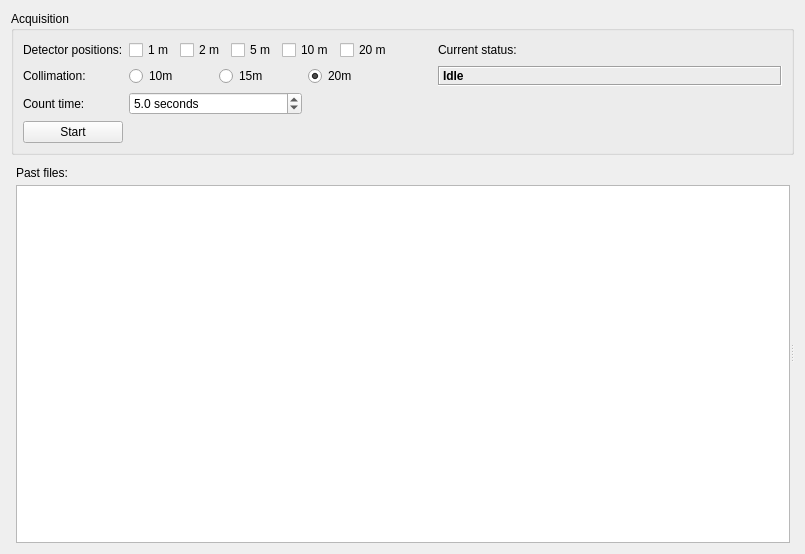
<?xml version="1.0" encoding="UTF-8"?>
<ui version="4.0">
 <class>Form</class>
 <widget class="QWidget" name="Form">
  <property name="geometry">
   <rect>
    <x>0</x>
    <y>0</y>
    <width>805</width>
    <height>554</height>
   </rect>
  </property>
  <property name="sizePolicy">
   <sizepolicy hsizetype="Preferred" vsizetype="Fixed">
    <horstretch>0</horstretch>
    <verstretch>0</verstretch>
   </sizepolicy>
  </property>
  <property name="windowTitle">
   <string>Live data</string>
  </property>
  <layout class="QVBoxLayout" name="verticalLayout">
   <item>
    <widget class="QGroupBox" name="groupBox">
     <property name="sizePolicy">
      <sizepolicy hsizetype="Preferred" vsizetype="Fixed">
       <horstretch>0</horstretch>
       <verstretch>0</verstretch>
      </sizepolicy>
     </property>
     <property name="title">
      <string>Acquisition</string>
     </property>
     <layout class="QGridLayout" name="gridLayout">
      <item row="0" column="0">
       <widget class="QLabel" name="label_4">
        <property name="text">
         <string>Detector positions:</string>
        </property>
       </widget>
      </item>
      <item row="1" column="2">
       <widget class="QRadioButton" name="coll15">
        <property name="text">
         <string>15m</string>
        </property>
       </widget>
      </item>
      <item row="1" column="1">
       <widget class="QRadioButton" name="coll10">
        <property name="text">
         <string>10m</string>
        </property>
       </widget>
      </item>
      <item row="1" column="3">
       <widget class="QRadioButton" name="coll20">
        <property name="text">
         <string>20m</string>
        </property>
        <property name="checked">
         <bool>true</bool>
        </property>
       </widget>
      </item>
      <item row="2" column="1" colspan="2">
       <widget class="QDoubleSpinBox" name="ctime">
        <property name="suffix">
         <string> seconds</string>
        </property>
        <property name="decimals">
         <number>1</number>
        </property>
        <property name="maximum">
         <double>100000.000000000000000</double>
        </property>
        <property name="value">
         <double>5.000000000000000</double>
        </property>
       </widget>
      </item>
      <item row="1" column="0">
       <widget class="QLabel" name="label_5">
        <property name="text">
         <string>Collimation:</string>
        </property>
       </widget>
      </item>
      <item row="3" column="0">
       <widget class="QPushButton" name="start">
        <property name="text">
         <string>Start</string>
        </property>
       </widget>
      </item>
      <item row="2" column="0">
       <widget class="QLabel" name="label_2">
        <property name="text">
         <string>Count time:</string>
        </property>
       </widget>
      </item>
      <item row="0" column="5">
       <widget class="QLabel" name="label_3">
        <property name="text">
         <string>Current status:</string>
        </property>
       </widget>
      </item>
      <item row="1" column="5">
       <widget class="QLabel" name="curstatus">
        <property name="sizePolicy">
         <sizepolicy hsizetype="Expanding" vsizetype="Preferred">
          <horstretch>0</horstretch>
          <verstretch>0</verstretch>
         </sizepolicy>
        </property>
        <property name="font">
         <font>
          <weight>75</weight>
          <bold>true</bold>
         </font>
        </property>
        <property name="frameShape">
         <enum>QFrame::Box</enum>
        </property>
        <property name="frameShadow">
         <enum>QFrame::Sunken</enum>
        </property>
        <property name="text">
         <string>Idle</string>
        </property>
        <property name="margin">
         <number>3</number>
        </property>
       </widget>
      </item>
      <item row="1" column="4">
       <spacer name="horizontalSpacer">
        <property name="orientation">
         <enum>Qt::Horizontal</enum>
        </property>
        <property name="sizeType">
         <enum>QSizePolicy::Fixed</enum>
        </property>
        <property name="sizeHint" stdset="0">
         <size>
          <width>40</width>
          <height>20</height>
         </size>
        </property>
       </spacer>
      </item>
      <item row="0" column="1" colspan="3">
       <layout class="QHBoxLayout" name="horizontalLayout">
        <item>
         <widget class="QCheckBox" name="dp1m">
          <property name="text">
           <string>1 m</string>
          </property>
          <property name="checked">
           <bool>false</bool>
          </property>
         </widget>
        </item>
        <item>
         <widget class="QCheckBox" name="dp2m">
          <property name="text">
           <string>2 m</string>
          </property>
         </widget>
        </item>
        <item>
         <widget class="QCheckBox" name="dp5m">
          <property name="text">
           <string>5 m</string>
          </property>
         </widget>
        </item>
        <item>
         <widget class="QCheckBox" name="dp10m">
          <property name="text">
           <string>10 m</string>
          </property>
         </widget>
        </item>
        <item>
         <widget class="QCheckBox" name="dp20m">
          <property name="text">
           <string>20 m</string>
          </property>
         </widget>
        </item>
       </layout>
      </item>
     </layout>
    </widget>
   </item>
   <item>
    <widget class="QSplitter" name="splitter">
     <property name="orientation">
      <enum>Qt::Horizontal</enum>
     </property>
     <widget class="QWidget" name="verticalLayoutWidget">
      <layout class="QVBoxLayout" name="listLayout">
       <property name="spacing">
        <number>5</number>
       </property>
       <property name="leftMargin">
        <number>5</number>
       </property>
       <property name="topMargin">
        <number>5</number>
       </property>
       <property name="rightMargin">
        <number>0</number>
       </property>
       <property name="bottomMargin">
        <number>0</number>
       </property>
       <item>
        <widget class="QLabel" name="label">
         <property name="sizePolicy">
          <sizepolicy hsizetype="Preferred" vsizetype="Preferred">
           <horstretch>0</horstretch>
           <verstretch>0</verstretch>
          </sizepolicy>
         </property>
         <property name="text">
          <string>Past files:</string>
         </property>
        </widget>
       </item>
       <item>
        <widget class="QListWidget" name="fileList">
         <property name="enabled">
          <bool>true</bool>
         </property>
         <property name="sizePolicy">
          <sizepolicy hsizetype="Expanding" vsizetype="Expanding">
           <horstretch>0</horstretch>
           <verstretch>0</verstretch>
          </sizepolicy>
         </property>
        </widget>
       </item>
      </layout>
     </widget>
     <widget class="QWidget" name="verticalLayoutWidget_2">
      <layout class="QVBoxLayout" name="widgetLayout"/>
     </widget>
    </widget>
   </item>
  </layout>
  <action name="actionPrint">
   <property name="icon">
    <iconset resource="../../../../resources/nicos-gui.qrc">
     <normaloff>:/print</normaloff>:/print</iconset>
   </property>
   <property name="text">
    <string>&amp;Print...</string>
   </property>
   <property name="shortcut">
    <string>Ctrl+P</string>
   </property>
  </action>
  <action name="actionClose">
   <property name="icon">
    <iconset resource="../../../../resources/nicos-gui.qrc">
     <normaloff>:/quit</normaloff>:/quit</iconset>
   </property>
   <property name="text">
    <string>&amp;Close window</string>
   </property>
   <property name="shortcut">
    <string>Ctrl+Q</string>
   </property>
  </action>
  <action name="actionUnzoom">
   <property name="icon">
    <iconset resource="../../../../resources/nicos-gui.qrc">
     <normaloff>:/viewfull</normaloff>:/viewfull</iconset>
   </property>
   <property name="text">
    <string>&amp;Unzoom</string>
   </property>
   <property name="shortcut">
    <string>Ctrl+U</string>
   </property>
  </action>
  <action name="actionPDF">
   <property name="icon">
    <iconset resource="../../../../resources/nicos-gui.qrc">
     <normaloff>:/save</normaloff>:/save</iconset>
   </property>
   <property name="text">
    <string>&amp;Save as PDF...</string>
   </property>
  </action>
  <action name="actionLogScale">
   <property name="checkable">
    <bool>true</bool>
   </property>
   <property name="text">
    <string>&amp;Logarithmic Y scale</string>
   </property>
   <property name="iconText">
    <string>Log Scale</string>
   </property>
   <property name="shortcut">
    <string>Ctrl+L</string>
   </property>
  </action>
  <action name="actionNormalized">
   <property name="checkable">
    <bool>true</bool>
   </property>
   <property name="text">
    <string>&amp;Normalized</string>
   </property>
   <property name="iconText">
    <string>Normalized</string>
   </property>
   <property name="shortcut">
    <string>Ctrl+N</string>
   </property>
  </action>
  <action name="actionLegend">
   <property name="checkable">
    <bool>true</bool>
   </property>
   <property name="text">
    <string>L&amp;egend</string>
   </property>
  </action>
  <action name="actionResetPlot">
   <property name="text">
    <string>Reset</string>
   </property>
   <property name="shortcut">
    <string>Ctrl+R</string>
   </property>
  </action>
  <action name="actionWriteXml">
   <property name="icon">
    <iconset resource="../../../../resources/nicos-gui.qrc">
     <normaloff>:/save</normaloff>:/save</iconset>
   </property>
   <property name="text">
    <string>Save as XML...</string>
   </property>
   <property name="shortcut">
    <string>Ctrl+S</string>
   </property>
  </action>
  <action name="actionSetAsROI">
   <property name="icon">
    <iconset resource="../../../../resources/nicos-gui.qrc">
     <normaloff>:/find</normaloff>:/find</iconset>
   </property>
   <property name="text">
    <string>Set as ROI</string>
   </property>
  </action>
  <action name="actionSelectChannels">
   <property name="text">
    <string>Select channels...</string>
   </property>
  </action>
  <action name="actionLoadTOF">
   <property name="text">
    <string>Load TOF...</string>
   </property>
  </action>
  <action name="actionLoadPAD">
   <property name="text">
    <string>Load PAD...</string>
   </property>
   <property name="shortcut">
    <string>Ctrl+O</string>
   </property>
  </action>
  <action name="actionCustomRange">
   <property name="checkable">
    <bool>true</bool>
   </property>
   <property name="text">
    <string>Custom range</string>
   </property>
  </action>
 </widget>
 <resources>
  <include location="../../../../resources/nicos-gui.qrc"/>
 </resources>
 <connections/>
</ui>
